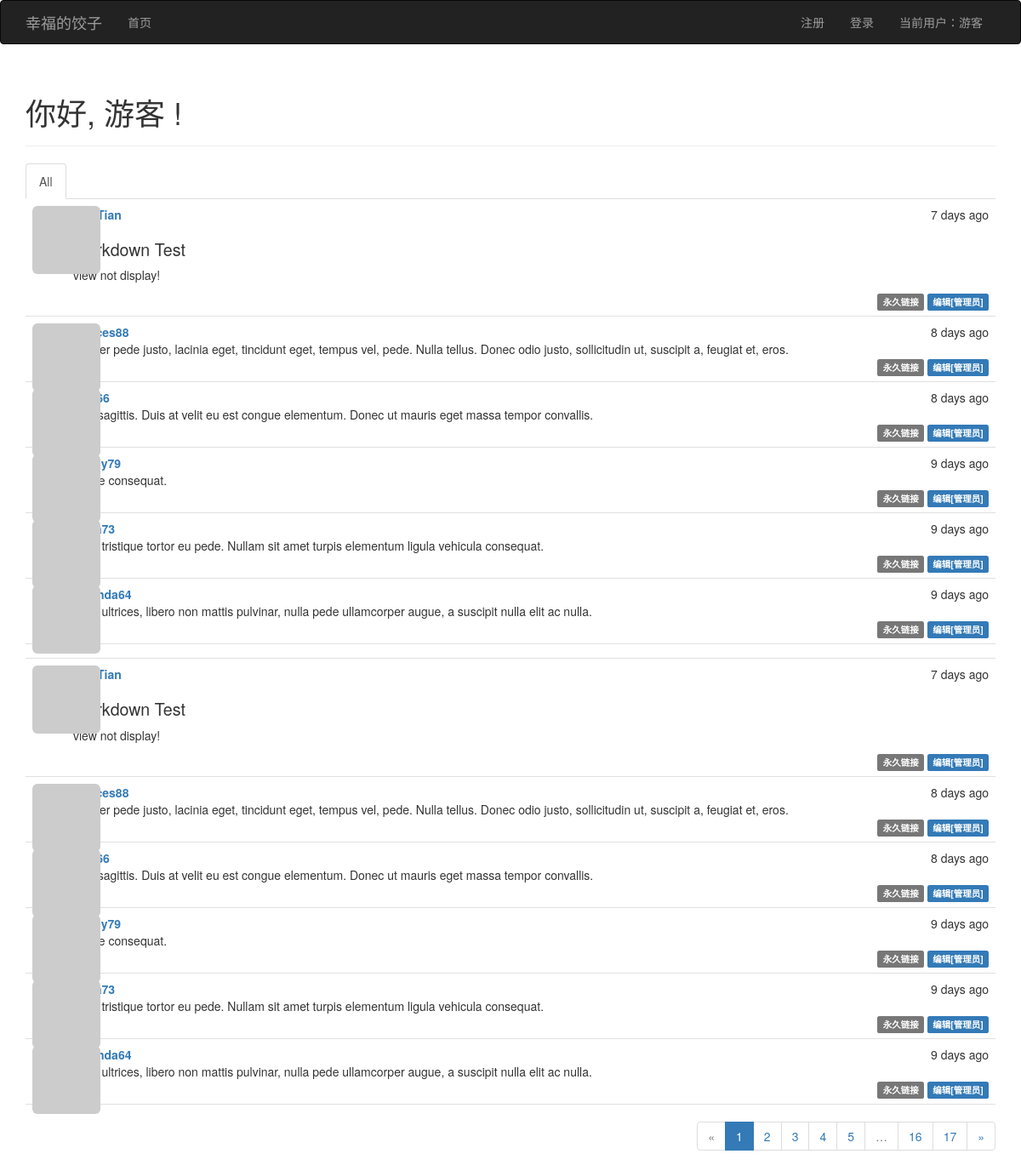
Before: / with the older database file.
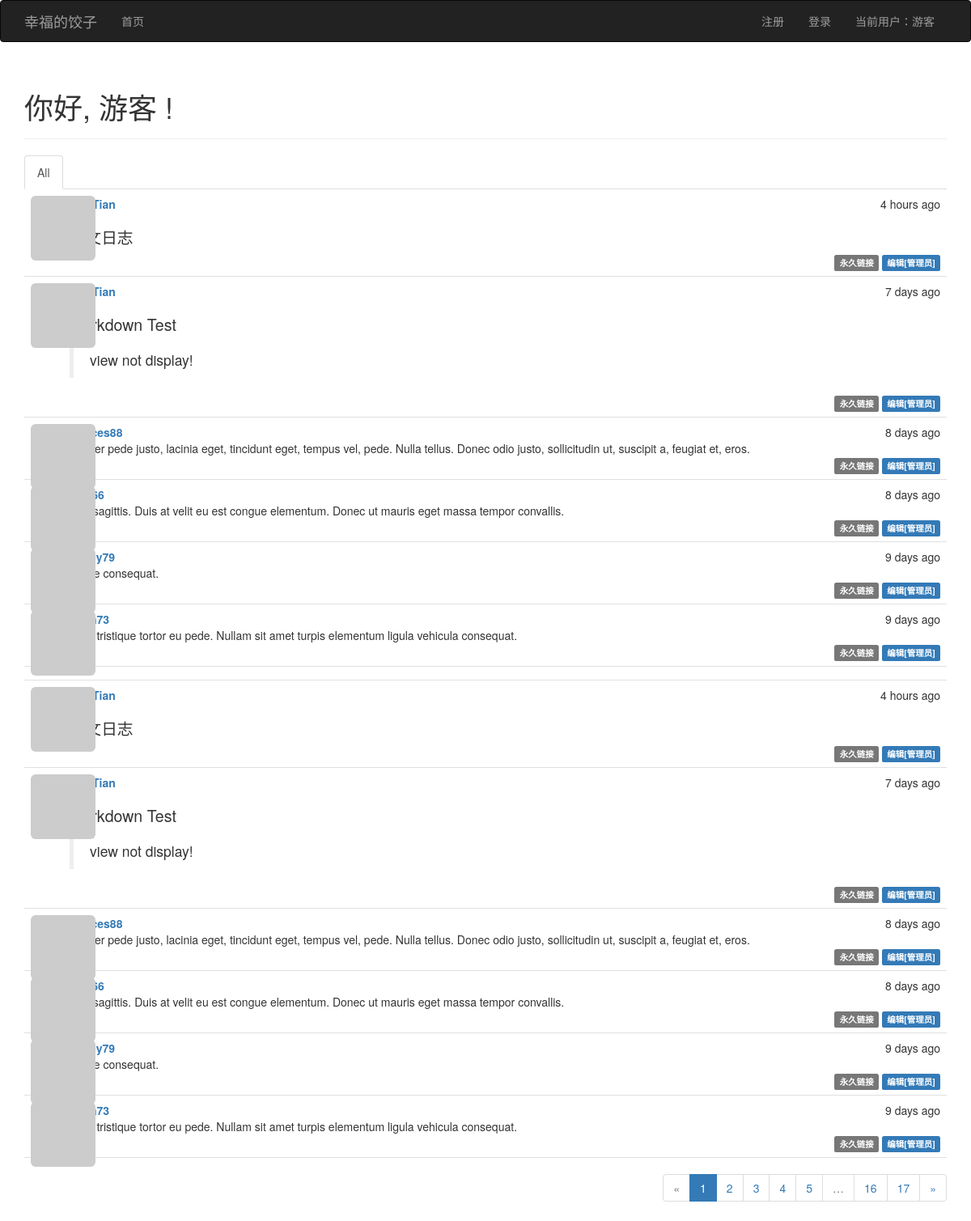
After: the same page with the newer database file.
### app/models.py (models this page shows, shortened)
class Post(db.Model):
    __tablename__ = 'posts'
    id = db.Column(db.Integer, primary_key=True)
    body = db.Column(db.Text)
    timestamp = db.Column(db.DateTime, index=True, default=datetime.utcnow)
    author_id = db.Column(db.Integer, db.ForeignKey('users.id'))
    body_html = db.Column(db.Text)
    comments = db.relationship('Comment', backref='post', lazy='dynamic')

class User(UserMixin, db.Model):
    __tablename__ = 'users'
    id = db.Column(db.Integer, primary_key=True)
    email = db.Column(db.String(64), unique=True, index=True)
    username = db.Column(db.String(64), unique=True, index=True)
    role_id = db.Column(db.Integer, db.ForeignKey('roles.id'))
    password_hash = db.Column(db.String(128))
    confirmed = db.Column(db.Boolean, default=False)
    name = db.Column(db.String(64))
    location = db.Column(db.String(64))
    about_me = db.Column(db.Text())
    member_since = db.Column(db.DateTime(), default=datetime.utcnow)
    last_seen = db.Column(db.DateTime(), default=datetime.utcnow)
    avatar_hash = db.Column(db.String(32))
    posts = db.relationship('Post', backref='author', lazy='dynamic')
    followed = db.relationship('Follow',
                               foreign_keys=[Follow.follower_id],
                               backref=db.backref('follower', lazy='joined'),
                               lazy='dynamic',
                               cascade='all, delete-orphan')
    followers = db.relationship('Follow',
                                foreign_keys=[Follow.followed_id],
                                backref=db.backref('followed', lazy='joined'),
                                lazy='dynamic',
                                cascade='all, delete-orphan')
    @property
    def password(self):
        raise AttributeError('密码不是可读属性。')
    def gravatar(self, size=100, default='identicon', rationg='g'):
        if request.is_secure:
            url = 'https://secure.gravatar.com/avatar'
        else:
            url = 'http://www.gravatar.com/avatar'
        hash = hashlib.md5(self.email.encode('utf-8')).hexdigest()
        return '{url}/{hash}?s={size}&d={default}&r={rationg}'.format(url=url, hash=hash, size=size, default=default,
                                                                      rationg=rationg)

### app/main/views.py (the view)
@main.route('/', methods=['GET', 'POST'])
def index():
    form = NameForm()
    if form.validate_on_submit() and current_user.can(Permission.WRITE_ARTICLES):
        post = Post(body=form.name.data,
                    author=current_user._get_current_object())
        db.session.add(post)
        return redirect(url_for('.index'))
    page = request.args.get('page', 1, type=int)
    show_followed = False
    if current_user.is_authenticated:
        show_followed = bool(request.cookies.get('show_followed', ''))
    if show_followed:
        query = current_user.followed_posts
    else:
        query = Post.query
    pagination = query.order_by(Post.timestamp.desc()).paginate(
        page, per_page=current_app.config['FLASKY_POSTS_PER_PAGE'],
        error_out=False)
    posts = pagination.items
    return render_template('default/index.html',
                           form=form, name=session.get('name'),
                           konwn=session.get('known', False),
                           current_time=datetime.utcnow(),
                           posts=posts,
                           show_followed=show_followed,
                           pagination=pagination)

### app/auth/views.py (called while the page is built)
@auth.before_app_request
def before_request():
    if current_user.is_authenticated:
        current_user.ping()
        if not current_user.confirmed \
                and request.endpoint \
                and request.blueprint != 'auth' \
                and request.endpoint != 'static':
            return redirect(url_for('auth.unconfirmed'))

### app/main/__init__.py (called while the page is built)
@main.app_context_processor
def inject_permission():
    return dict(Permission=Permission)

### app/models.py (called while the page is built)
    def can(self, permission):
        return False

### templates/default/index.html (shortened to what this page needs)
{% extends "base.html" %}
{% import "bootstrap/wtf.html" as wtf %}
{% import "default/_macros.html" as macros %}
{% block page_content %}
    <div class="page-header">
        <h1>你好,
            {% if current_user.is_authenticated %}
                {{ current_user.username }}
            {% else %}
                游客
            {% endif %}!
        </h1>
    </div>
    <div class="post-tabs">
        <ul class="nav nav-tabs">
            <li{% if not show_followed %} class="active"{% endif %}><a href="{{ url_for('.show_all') }}">All</a></li>
        </ul>
        {% include 'default/_posts.html' %}
    </div>
    {% include 'default/_posts.html' %}
    {% if pagination %}
        <div class="pagination">
            {{ macros.pagination_widget(pagination, '.index') }}
        </div>
    {% endif %}
{% endblock page_content %}

### templates/default/_posts.html
<ul class="posts">
    {% for post in posts %}
    <li class="post">
        <div class="post-thumbnail">
            <a href="{{ url_for('.user', username=post.author.username) }}">
                <img class="img-rounded profile-thumbnail" src="{{ post.author.gravatar(size=40) }}">
            </a>
        </div>
        <div class="post-content">
            <div class="post-date">{{ moment(post.timestamp).fromNow() }}</div>
            <div class="post-author"><a href="{{ url_for('.user', username=post.author.username) }}">{{ post.author.username }}</a></div>
            <div class="post-body">
                {% if post.body_html %}
                    {{ post.body_html | safe }}
                {% else %}
                    {{ post.body }}
                {% endif %}
            </div>
            <div class="post-footer">
                <a href="{{ url_for('.post', id=post.id) }}"><span class="label label-default">永久链接</span></a>
                {% if current_user == post.author %}
                    <a href="{{ url_for('.edit', id=post.id) }}"><span class="label label-primary">编辑</span></a>
                {% elif current_user.is_administrator %}
                    <a href="{{ url_for('.edit', id=post.id) }}"><span class="label label-primary">编辑[管理员]</span></a>
                {% endif %}
            </div>
        </div>
    </li>
    {% endfor %}
</ul>

Changed rows visible on the page:
no longer on this page (row unchanged): Post: timestamp "9 days ago", author.username "amanda64", body "Nam ultrices, libero non mattis pulvinar, nulla pede ullamcorper augue, a suscipit nulla elit ac nulla."
added Post: timestamp "4 hours ago", body_html "中文日志"
